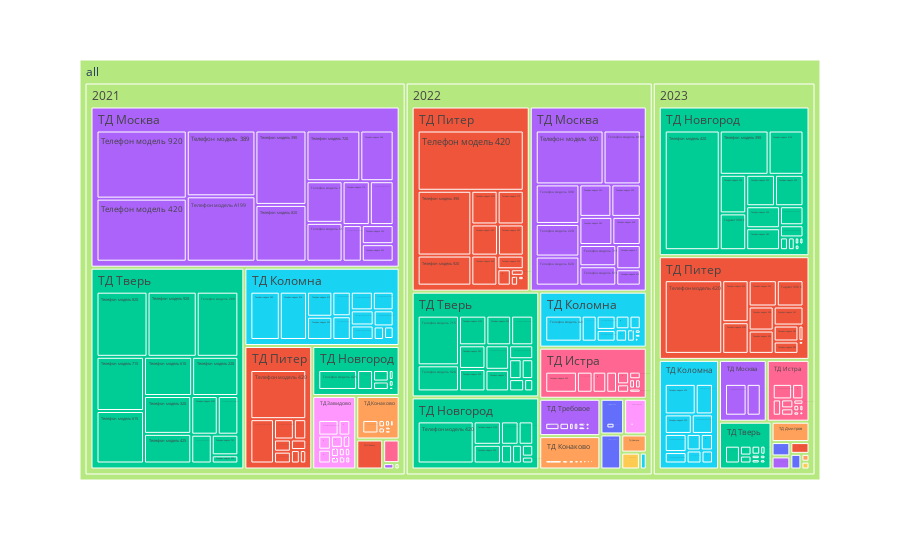

Notebook source saved alongside this figure:
### Code cell
# fig = px.treemap(pt90_pn, path=[px.Constant('SKK3'), 'SKD1'], values='ДС', hover_data=['SKK3'])
fig = px.treemap(pt90_pn, path=[px.Constant('all'), 'Год', 'SKD1', 'SKK3'], values='ДС', color='SKD1') #  ,hover_data=['SKK3']
# fig = px.treemap(pt90_pn.query('Год==2022'), path=[px.Constant('all'), 'Год', 'SKD1', 'SKK3'], values='ДС', color='SKD1') #  ,hover_data=['SKK3']

fig = px.treemap(pt90_pn, path=[px.Constant('all'), 'Год', 'SKD1', 'SKK3'], values='ДС', color='SKD1')

fig.show()

### Figure 1 — Plotly figure (JSON) as saved in the notebook; plotly's stock layout.template omitted (floating-point values rounded to 4 significant figures; data arrays with more than 128 entries replaced by an {"elided": "..."} marker saying what was removed)
{"data": [{"branchvalues": "total", "customdata": {"elided": "404x1 str values"}, "domain": {"x": [0, 1], "y": [0, 1]}, "hovertemplate": "labels=%{label}<br>ДС=%{value}<br>parent=%{parent}<br>id=%{id}<br>SKD1=%{customdata[0]}<extra></extra>", "ids": {"elided": "404 str values"}, "labels": {"elided": "404 str values"}, "marker": {"colors": {"elided": "404 str values"}}, "name": "", "parents": {"elided": "404 str values"}, "type": "treemap", "values": {"elided": "404 float values"}}], "layout": {"legend": {"tracegroupgap": 0}, "margin": {"t": 60}}}
